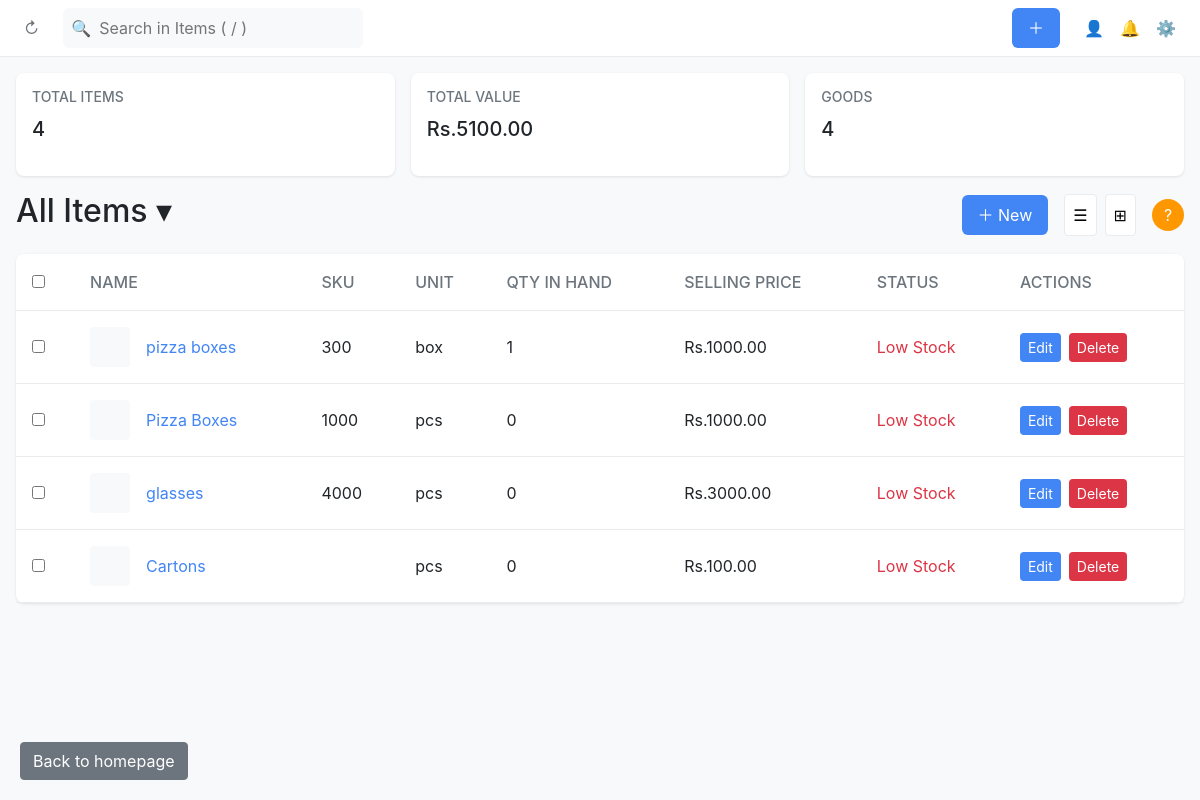
/items (signed in), run on an earlier commit of the app's database.
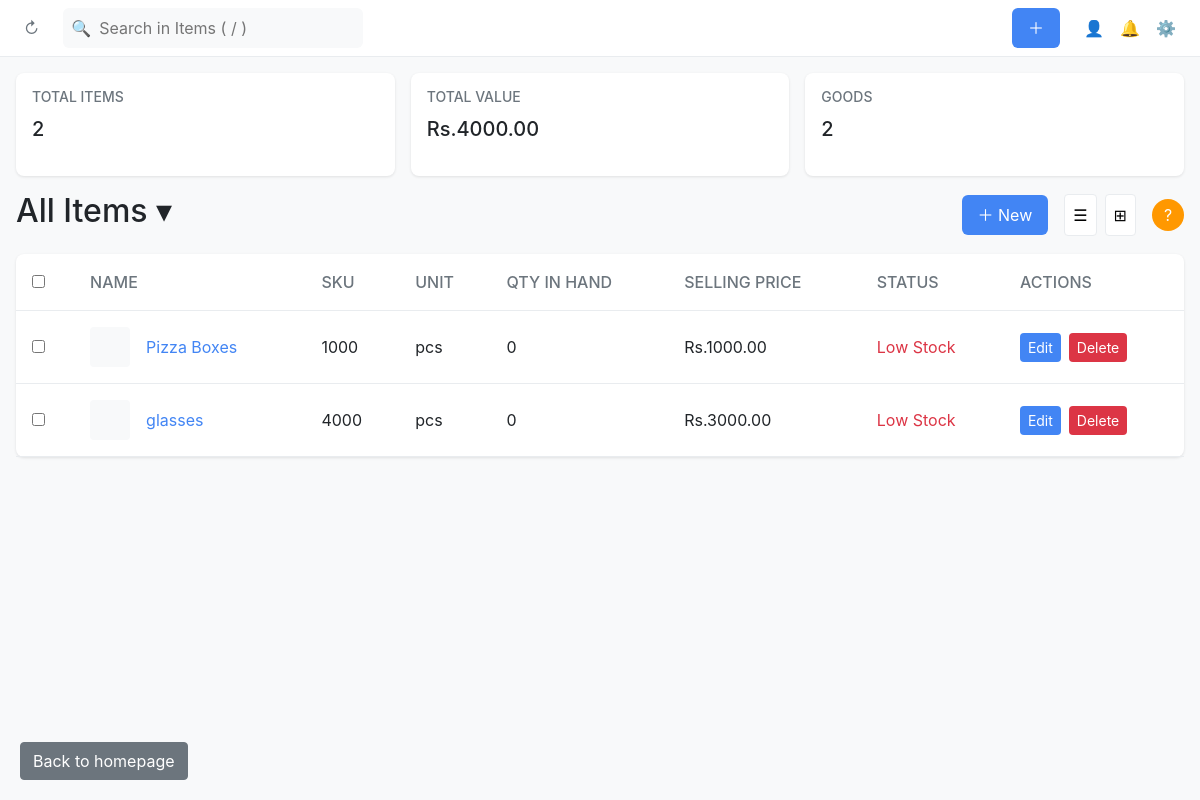
And on a later commit of the database.
### app.py (models this page shows)
class Item(db.Model):
    id = db.Column(db.Integer, primary_key=True)
    name = db.Column(db.String(100), nullable=False)
    sku = db.Column(db.String(50))
    unit = db.Column(db.String(20), nullable=False)
    returnable = db.Column(db.Boolean, default=True)
    selling_price = db.Column(db.Float)
    cost_price = db.Column(db.Float)
    tax_rate = db.Column(db.Float)
    quantity_in_hand = db.Column(db.Integer, default=0)
    quantity_to_receive = db.Column(db.Integer, default=0)
    reorder_point = db.Column(db.Integer, default=10)

### app.py (the view)
@app.route('/items')
@admin_required
@login_required
def item_list():
    items = Item.query.all()
    total_items = len(items)
    total_value = sum(item.selling_price for item in items if item.selling_price)
    item_types = {
        "Goods": Item.query.count()
    }
    flash(f"Viewing list of {total_items} items.", "info")
    return render_template(
        "item_list.html",
        items=items,
        total_items=total_items,
        total_value=total_value,
        item_types=item_types,
        show_sidebar=True
    )

### app.py (called while the page is built)
def admin_required(f):
    @wraps(f)
    def decorated_function(*args, **kwargs):
        if not current_user.is_authenticated:
            flash("Please login to access this page.", "error")
            return redirect(url_for("loginFunction"))
        if current_user.role != "admin":
            flash("Access denied: Admin privileges required for this operation.", "error")
            return redirect(url_for("dashboard"))
        return f(*args, **kwargs)
    return decorated_function

@login_manager.user_loader
def load_user(user_id):
    return db.session.get(User, int(user_id))

### templates/item_list.html (shortened to what this page needs)
<!DOCTYPE html>
<html lang="en">
<head>
    <link href="https://cdn.jsdelivr.net/npm/bootstrap@5.1.3/dist/css/bootstrap.min.css" rel="stylesheet">
</head>
<body>
    <nav class="navbar">
        <button class="icon-button">↻</button>
        <div class="search-container">
            <span>🔍</span>
            <input type="text" placeholder="Search in Items ( / )">
        </div>
        <a href="{{ url_for('item_form') }}" class="new-button" style="text-decoration: none;">＋</a>
        <button class="icon-button">👤</button>
        <button class="icon-button">🔔</button>
        <button class="icon-button">⚙️</button>
    </nav>
    <div class="content">
        <div class="summary-stats">
            <div class="stat-card">
                <h3>TOTAL ITEMS</h3>
                <p>{{ total_items }}</p>
            </div>
            <div class="stat-card">
                <h3>TOTAL VALUE</h3>
                <p>Rs.{{ "%.2f"|format(total_value) }}</p>
            </div>
            {% for type, count in item_types.items() %}
            <div class="stat-card">
                <h3>{{ type|upper }}</h3>
                <p>{{ count }}</p>
            </div>
            {% endfor %}
        </div>
        <div class="header">
            <h2>All Items ▾</h2>
            <div style="display: flex; align-items: center;">
                <a href="{{ url_for('item_form') }}" class="new-button" style="text-decoration: none;">＋ New</a>
                <div class="view-toggle">
                    <button>☰</button>
                    <button>⊞</button>
                </div>
                <button class="help-button">?</button>
            </div>
        </div>
        <div class="table-container">
            <table>
                <thead>
                    <tr>
                        <th><input type="checkbox"></th>
                        <th>NAME</th>
                        <th>SKU</th>
                        <th>UNIT</th>
                        <th>QTY IN HAND</th>
                        <th>SELLING PRICE</th>
                        <th>STATUS</th>
                        <th>ACTIONS</th>
                    </tr>
                </thead>
                <tbody>
                    {% for item in items %}
                    <tr>
                        <td><input type="checkbox"></td>
                        <td>
                            <div class="name-cell">
                                <div class="item-image"></div>
                                <a href="#" class="item-name">{{ item.name }}</a>
                            </div>
                        </td>
                        <td>{{ item.sku }}</td>
                        <td>{{ item.unit }}</td>
                        <td>{{ item.quantity_in_hand }}</td>
                        <td>Rs.{{ "%.2f"|format(item.selling_price) }}</td>
                        <td>
                            {% if item.quantity_in_hand <= item.reorder_point %}
                                <span style="color: #dc3545;">Low Stock</span>
                            {% elif item.quantity_in_hand == 0 %}
                                <span style="color: #dc3545;">Out of Stock</span>
                            {% else %}
                                <span style="color: #28a745;">In Stock</span>
                            {% endif %}
                        </td>
                        <td>
                            <div class="action-buttons">
                                <button class="action-button edit-button"
                                        onclick="openEditModal({{ item.id }}, '{{ item.name }}', '{{ item.sku }}',
                                        '{{ item.unit }}', {{ item.quantity_in_hand }}, {{ item.reorder_point }},
                                        {{ item.selling_price }}, {{ item.cost_price or 'null' }},
                                        {{ item.tax_rate or 'null' }}, {{ 'true' if item.returnable else 'false' }})">
                                    Edit
                                </button>
                                <button class="action-button delete-button"
                                        onclick="confirmDelete({{ item.id }}, '{{ item.name }}')">
                                    Delete
                                </button>
                            </div>
                        </td>
                    </tr>
                    {% endfor %}
                </tbody>
            </table>
        </div>
    </div>
    <div style="position: fixed; bottom: 20px; left: 20px;">
        <a href="{{url_for('home')}}" class="btn btn-secondary">Back to homepage</a>
    </div>
</body>
</html>

### templates/item_list.html (style rules this page uses)
* { margin: 0; padding: 0; box-sizing: border-box; font-family: -apple-system, BlinkMacSystemFont, "Segoe UI", Roboto, sans-serif; }
body { background-color: #f8f9fa; }
.navbar { display: flex; align-items: center; padding: 0.5rem 1rem; background: white; border-bottom: 1px solid #e9ecef; position: sticky; top: 0; z-index: 100; }
.search-container { display: flex; align-items: center; background: #f8f9fa; border-radius: 6px; padding: 0.5rem; margin: 0 1rem; width: 300px; }
.search-container input { border: none; background: transparent; margin-left: 0.5rem; width: 100%; outline: none; }
.icon-button { background: none; border: none; padding: 0.5rem; cursor: pointer; color: #6c757d; }
.new-button { background: #4285f4; color: white; border: none; padding: 0.5rem 1rem; border-radius: 6px; cursor: pointer; margin-right: 1rem; }
.content { padding: 1rem; }
.header { display: flex; justify-content: space-between; align-items: center; margin-bottom: 1rem; }
.table-container { background: white; border-radius: 8px; box-shadow: 0 1px 3px rgba(0,0,0,0.1); }
table { width: 100%; border-collapse: collapse; }
th, td { padding: 1rem; text-align: left; border-bottom: 1px solid #e9ecef; }
th { color: #6c757d; font-weight: 500; }
.item-name { color: #4285f4; text-decoration: none; }
.item-image { width: 40px; height: 40px; background: #f8f9fa; border-radius: 4px; margin-right: 1rem; }
.name-cell { display: flex; align-items: center; }
.view-toggle { display: flex; gap: 0.5rem; margin-right: 1rem; }
.view-toggle button { padding: 0.5rem; background: white; border: 1px solid #e9ecef; border-radius: 4px; cursor: pointer; }
.help-button { background: #ff9800; color: white; border: none; width: 32px; height: 32px; border-radius: 50%; display: flex; align-items: center; justify-content: center; cursor: pointer; }
.summary-stats { display: flex; gap: 1rem; margin-bottom: 1rem; }
.stat-card { background: white; padding: 1rem; border-radius: 8px; box-shadow: 0 1px 3px rgba(0,0,0,0.1); flex: 1; }
.stat-card h3 { color: #6c757d; font-size: 0.875rem; margin-bottom: 0.5rem; }
.stat-card p { font-size: 1.25rem; font-weight: 500; }
.action-buttons { display: flex; gap: 0.5rem; }
.action-button { padding: 0.25rem 0.5rem; border-radius: 4px; cursor: pointer; border: none; font-size: 0.875rem; }
.edit-button { background: #4285f4; color: white; }
.delete-button { background: #dc3545; color: white; }

What changed in the data, as far as the page shows it:
removed Item: name "pizza boxes", sku "300", unit "box", quantity_in_hand "1", selling_price "1000.00", reorder_point "Low Stock"
removed Item: name "Cartons", unit "pcs", quantity_in_hand "0", selling_price "100.00", reorder_point "Low Stock"
Also different on the page:
{{ total_items }}: "4" → "2"
{{ "%.2f"|format(total_value) }}: "5100.00" → "4000.00"
new list line: "GOODS 2"
list line gone: "GOODS 4"
